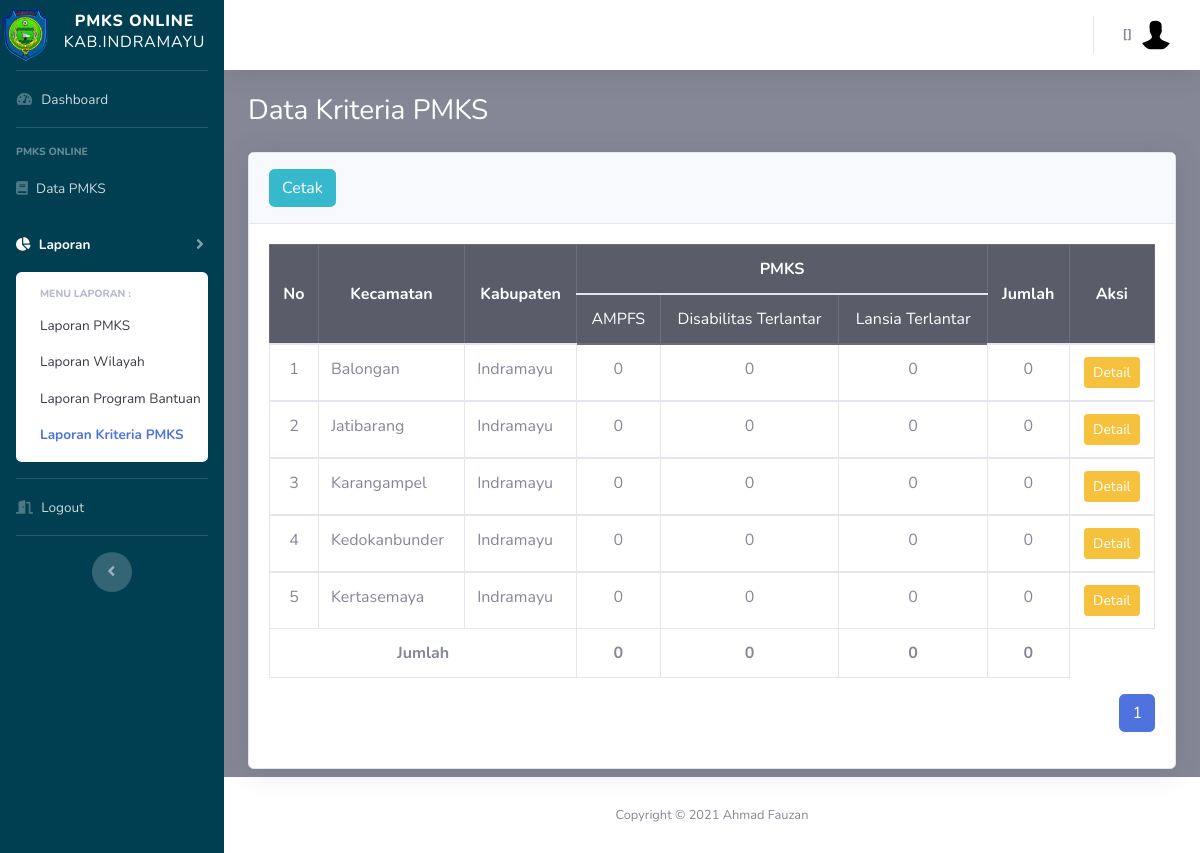
Page /pegawai/laporan_krt.php on the committed database.
### tables this page shows
CREATE TABLE `kat_pmks` (
  `id_kat_pmks` int(10) NOT NULL,
  `nm_kat` varchar(25) NOT NULL,
  `is_delete` int(11) NOT NULL,
  `row_edit` int(11) NOT NULL,
  `creator` int(11) NOT NULL,
  `time_input` datetime NOT NULL DEFAULT current_timestamp()
);

CREATE TABLE `kecamatan` (
  `id_kec` int(11) NOT NULL,
  `nm_kec` varchar(20) NOT NULL,
  `is_delete` int(11) NOT NULL,
  `row_edit` int(11) NOT NULL,
  `creator` int(11) NOT NULL,
  `time_input` datetime NOT NULL DEFAULT current_timestamp()
);

### config.php (called while the page is built, shortened)
<?php
	$database = 'pmks';
?>

### functions.php (called while the page is built, shortened)
<?php
function query($query)
{
	include('config.php');
	$result = mysqli_query($koneksi, $query);
	$rows = [];
	while ($row = mysqli_fetch_assoc($result)) {
		$rows[] = $row;
	}
	return $rows;
}

### pegawai/laporan_krt.php (the view, shortened to what this page needs)
<?php
  $page = "laporan";
  $page1 = "krt";
  include('templetes/sidebar.php');
  include('templetes/topbar.php');
  require_once "../functions.php";
  $jml_DataHalaman = 5;
  $jml_responden = count(query("SELECT * FROM kecamatan WHERE is_delete=1 AND nm_kec!='Tidak Ada'ORDER BY nm_kec ASC"));
  $jml_Halaman = ceil($jml_responden / $jml_DataHalaman);
  $pageAktif = (isset($_GET["page"]) ) ? $_GET["page"] : 1;
  $awaldata = ( $jml_DataHalaman * $pageAktif ) - $jml_DataHalaman;
  $kec=query("SELECT * FROM kecamatan WHERE is_delete=1 AND nm_kec!='Tidak Ada'ORDER BY nm_kec ASC LIMIT $awaldata, $jml_DataHalaman");
?>
        <div class="container-fluid">
          <h1 class="h3 mb-4 text-judul">Data Kriteria PMKS</h1>
              <div class="card shadow mb-2">
                <div class="card-header py-3">
                  <a href="../cetak_krt.php" target="_blank" class="btn btn-info"> Cetak</a>
                </div>
                <?php
                $ktr=query("SELECT * FROM kat_pmks WHERE is_delete=1 ORDER By nm_kat ASC");
                $jml_ktr = count($ktr);
                 ?>
                <div class="card-body">
                <div class="table-responsive">
                <table class="table table-bordered" width="100%" cellspacing="0">
                  <thead class="table-dark">
                    <tr>
                      <th rowspan="2" style="text-align: center;vertical-align: middle;"class="text-center">No</th>
                      <th rowspan="2" style="text-align: center;vertical-align: middle;"class="text-center">Kecamatan</th>
                      <th rowspan="2" style="text-align: center;vertical-align: middle;"class="text-center">Kabupaten</th>
                      <th colspan="<?=$jml_ktr ?>" style="text-align: center;vertical-align: middle;"class="text-center">PMKS</th>
                      <th rowspan="2" style="text-align: center;vertical-align: middle;"class="text-center">Jumlah</th>
                      <th rowspan="2" style="text-align: center;vertical-align: middle;"class="text-center">Aksi</th>
                    </tr>
                    <tr>
                      <?php foreach ($ktr as $row1):?>
                        <td class="text-center"><?=$row1['nm_kat'] ?></td>
                      <?php endforeach; ?>
                    </tr>
                  </thead>
                  <?php $i=$awaldata+1;
                  foreach ($kec as $row):
                      $id_kec = $row['id_kec'];
                  ?>
                    <tbody>
                      <tr>
                        <td class="text-center"><?=$i;?></td>
                        <td class="text-left"><?=$row['nm_kec'];?></td>
                        <td class="text-left">Indramayu</td>
                       <?php
                          foreach ($ktr as $row2):
                           $id_kat = $row2['id_kat_pmks'];
                           $result = query("SELECT a.*,b.*,c.* FROM pmks a
                                                 INNER JOIN kecamatan b USING (id_kec)
                                                 INNER JOIN kat_pmks c USING (id_kat_pmks)
                                                 WHERE a.is_delete=1
                                                 AND b.id_kec = $id_kec AND c.id_kat_pmks = $id_kat");
                           $jml =count($result);
                          ?>
                        <td class="text-center"><?=$jml ?></td>
                      <?php endforeach; ?>
                        <?php
                          $result_tot = query("SELECT a.*,b.*,c.* FROM pmks a
                                                 INNER JOIN kecamatan b USING (id_kec)
                                                 INNER JOIN kat_pmks c USING (id_kat_pmks)
                                                 WHERE a.is_delete=1
                                                 AND b.id_kec = $id_kec");
                          $jml_tot =count($result_tot);
                         ?>
                        <td class="text-center"><?=$jml_tot ?></td>
                        <td class="text-center">
                         <a href="laporan_krt_kec.php?id=<?=$id_kec ?>" class="btn btn-warning btn-sm">Detail</a>
                        </td>
                      </tr>
                      <?php $i++;?>
                    <?php endforeach; ?>
                    <?php if ($pageAktif==$jml_Halaman): ?>
                   <tr>
                        <td colspan="3" class="text-center"><b>Jumlah</b></td>
                        <?php foreach ($ktr as $row3):
                          $id_kat2 = $row3['id_kat_pmks'];
                          $result_tol = query("SELECT a.*,b.*,c.* FROM pmks a
                                                 INNER JOIN kecamatan b USING (id_kec)
                                                 INNER JOIN kat_pmks c USING (id_kat_pmks)
                                                 WHERE a.is_delete=1
                                                 AND c.id_kat_pmks = $id_kat2");
                           $jml_tot =count($result_tol); ?>
                        <td class="text-center"><b><?=$jml_tot ?></b></td>
                        <?php endforeach; ?>
                        <?php
                          $result_tol2 = query("SELECT a.*,b.*,c.* FROM pmks a
                                                 INNER JOIN kecamatan b USING (id_kec)
                                                 INNER JOIN kat_pmks c USING (id_kat_pmks)
                                                 WHERE a.is_delete=1 ");
                           $jml_tot2 =count($result_tol2); ?>
                        <td class="text-center"><b><?=$jml_tot2 ?></b></td>
                    </tr>
                    <?php endif ?>
                  </tbody>
                </table>
                <nav aria-label="Page navigation example">
                  <ul class="pagination float-right">
                    <?php for ($i=1; $i <= $jml_Halaman; $i++) : ?>
                      <?php if ($i == $pageAktif) : ?>
                        <li class="page-item active"><a class="page-link" href="?page=<?=$i; ?>"><?=$i; ?></a></li>
                        <?php else : ?>
                          <li class="page-item"><a class="page-link" href="?page=<?=$i; ?>"><?=$i; ?></a></li>
                        <?php endif; ?>
                      <?php endfor; ?>
                    </ul>
                  </nav>
                </div>
              </div>
            </div>
        </div>
      </div>
<?php include('templetes/footer.php');?>

### pegawai/templetes/sidebar.php (shortened to what this page needs)
<!DOCTYPE html>
<html lang="en">
<head>
  <link href="../assets/vendor/fontawesome-free/css/all.min.css" rel="stylesheet" type="text/css">
  <link href="../assets/css/sb-admin-2.min.css" rel="stylesheet">
  <link href="../assets/css/mycss.css" rel="stylesheet">
  <link href="../assets/vendor/datatables/dataTables.bootstrap4.css" rel="stylesheet">
  <link href="../assets/vendor/datatables/dataTables.bootstrap4.min.css" rel="stylesheet">
</head>
<body id="page-top">
  <div id="wrapper" id="menu">
    <ul class="navbar-nav sidebar sidebar-dark accordion" id="accordionSidebar" style="background-color:#003e51">
      <a class="sidebar-brand d-flex align-items-center justify-content-center" href="index.php">
        <div>
          <img class="size" src="../assets/img/pmks.png">
        </div>
        <div class="sidebar-brand-text mx-3">PMKS ONLINE <h6>Kab.Indramayu</h6></div>
      </a>
      <hr class="sidebar-divider my-0">
      <li <?php if($page == "index") {
                echo "class='nav-item active' ";
            } else {
                echo "class='nav-item' ";
            } ?> >
        <a class="nav-link" href="index.php">
          <i class="fas fa-fw fa-tachometer-alt"></i>
          <span>Dashboard</span></a>
      </li>
      <hr class="sidebar-divider">
      <div class="sidebar-heading">
        PMKS Online
      </div>
      <li <?php if($page == "pmks") {
                echo "class='nav-item active' ";
            } else {
                echo "class='nav-item' ";
            } ?> >
        <a class="nav-link" href="pmks.php" >
          <i class="fas fa-book"></i>
          <span>Data PMKS</span>
        </a>
      </li>
     <li <?php if($page == "laporan") {
                echo "class='nav-item active' ";
            } else {
                echo "class='nav-item' ";
            } ?> >
        <a class="nav-link collapsed" href="#" data-toggle="collapse" data-target="#collapseThree" aria-expanded="true" aria-controls="collapseThree">
          <i class="fas fa-chart-pie"></i>
          <span>Laporan</span>
        </a>
        <div id="collapseThree" <?php if($page == "laporan") {
                echo "class='collapse show' ";
            } else {
                echo "class='collapse' ";
            } ?>
            aria-labelledby="headingTwo" data-parent="#accordionSidebar">
          <div class="bg-white py-2 collapse-inner rounded">
            <h6 class="collapse-header">Menu Laporan :</h6>
            <a <?php if($page == "laporan" AND $page1 == "all") {
              echo "class='collapse-item active' ";
            } else {
              echo "class='collapse-item' ";
            } ?>
            href="laporan.php">Laporan PMKS</a>
            <a <?php if($page == "laporan" AND $page1 == "wil") {
              echo "class='collapse-item active' ";
            } else {
              echo "class='collapse-item' ";
            } ?>
            href="laporan_wil.php">Laporan Wilayah</a>
            <a <?php if($page == "laporan" AND $page1 == "prog") {
              echo "class='collapse-item active' ";
            } else {
              echo "class='collapse-item' ";
            } ?>
            href="laporan_prog.php">Laporan Program Bantuan</a>
            <a <?php if($page == "laporan" AND $page1 == "krt") {
              echo "class='collapse-item active' ";
            } else {
              echo "class='collapse-item' ";
            } ?>
            href="laporan_krt.php">Laporan Kriteria PMKS</a>
          </div>
        </div>
      </li>
      <hr class="sidebar-divider my-0">
      <li class="nav-item">
        <a class="nav-link" href="../logout.php" data-toggle="modal" data-target="#logoutModal" >
          <i class="fas fa-door-open"></i>
          <span>Logout</span>
        </a>
      </li>
      <hr class="sidebar-divider d-none d-md-block">
      <div class="text-center d-none d-md-inline">
        <button class="rounded-circle border-0" id="sidebarToggle"></button>
      </div>
    </ul>
    <div id="content-wrapper" class="d-flex flex-column bg-secondary" >
      <div id="content">
        <nav class="navbar navbar-expand navbar-light bg-white topbar mb-4 static-top shadow">

### pegawai/templetes/topbar.php (shortened to what this page needs)
  <ul class="navbar-nav ml-auto">
    <li class="nav-item dropdown no-arrow">
      <a class="nav-link dropdown-toggle" href="#" id="userDropdown" role="button" data-toggle="dropdown" aria-haspopup="true" aria-expanded="false">
        <span class="mr-2 d-none d-lg-inline text-gray-600 small"><b>[<?=$_SESSION['nama_role']?>]</b> <?=$_SESSION['nama']?></span>
        <img class="img-profile rounded-circle" src="../assets/img/default.jpg">
      </a>
    </li>
  </ul>
</nav>

### pegawai/templetes/footer.php (shortened to what this page needs)
      <footer class="footer-responsive sticky-footer bg-white">
        <div class="container my-auto">
          <div class="copyright text-center my-auto">
            <span class="copyright">
                Copyright ©
                 Ahmad Fauzan
              </span>
          </div>
        </div>
      </footer>
    </div>
  </div>
</body>
</html>

### pegawai/templetes/sidebar.php (style rules this page uses)
.size { width: 45px; }
.text-judul { color: #ffffff; }

### rows in the picture
kat_pmks: nm_kat "AMPFS", jml "0", jml_tot "0"
kat_pmks: nm_kat "Disabilitas Terlantar", jml "0", jml_tot "0"
kat_pmks: nm_kat "Lansia Terlantar", jml "0", jml_tot "0"
kecamatan: nm_kec "Balongan", jml_tot "0"
kecamatan: nm_kec "Jatibarang", jml_tot "0"
kecamatan: nm_kec "Karangampel", jml_tot "0"
kecamatan: nm_kec "Kedokanbunder", jml_tot "0"
kecamatan: nm_kec "Kertasemaya", jml_tot "0"

### other values in the picture
$jml_tot2 "0"
